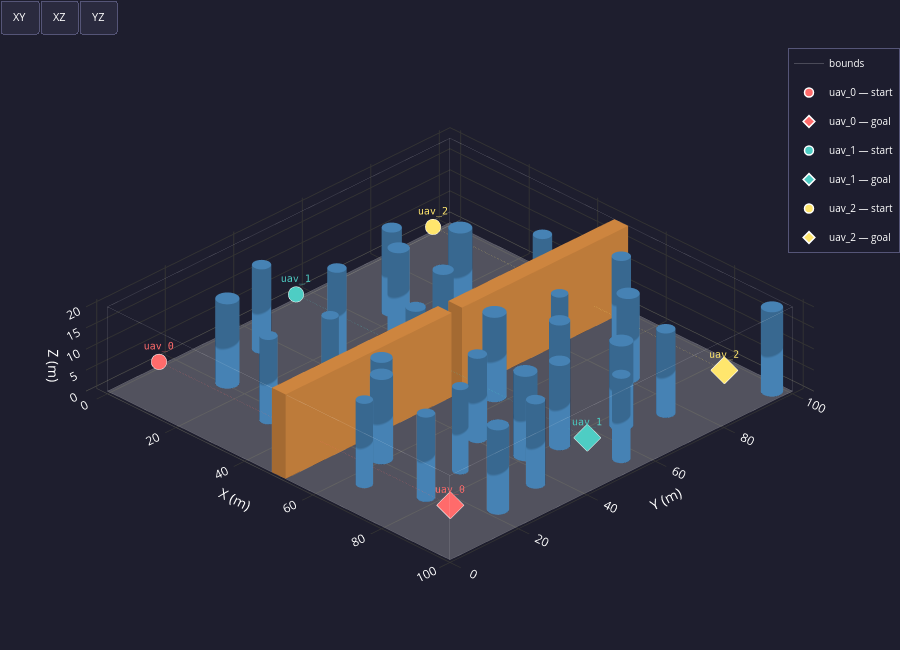

Notebook source saved alongside this figure:
### Markdown cell above
# Multi-UAV Swarm Trajectory Planning

**Pipeline overview**

| Cell | Stage | Modules |
|------|-------|---------|
| 1 | Environment setup & validation | `environment`, `visualizer_static` |
| 2 | Global path planning (A\*) | `global_planner` |
| 3 | Safe corridor extraction | `safe_corridor` |
| 4 | Individual trajectory generation (STO) | `trajectory_generator` |
| 5 | Conflict detection | `conflict_resolver` |
| 6 | Conflict resolution & replanning | `conflict_resolver` |
| 7 | Static 3-D visualisation | `visualizer_static` |
| 8 | Web simulation (HTML export) | `visualizer_web` |

### Code cell
# ── Cell 1 — Environment + Fleet setup ──────────────────────────────────────
import os, sys, logging, yaml

# ── sys.path setup ────────────────────────────────────────────────────────────
_SWARM_DIR  = os.path.abspath('')          # …/uavsafeplanning/SWARM
_PARENT_DIR = os.path.dirname(_SWARM_DIR)  # …/uavsafeplanning
for _p in (_SWARM_DIR, _PARENT_DIR):
    if _p not in sys.path:
        sys.path.insert(0, _p)

# ── Imports ───────────────────────────────────────────────────────────────────
from environment       import Environment, ConfigValidationError
from uav               import Fleet
from visualizer_static import plot_environment_3d

# Silence sub-module DEBUG/INFO — only warnings/errors reach the output.
# Must come AFTER imports so the handlers are already registered.
for _mod in ('environment', 'uav'):
    logging.getLogger(_mod).setLevel(logging.WARNING)

# ── Config paths ──────────────────────────────────────────────────────────────
SIM_CONFIG = os.path.join(_SWARM_DIR, 'configs', 'simulation.yaml')

# ── Read which environment to use from simulation.yaml ────────────────────────
with open(SIM_CONFIG, 'r') as f:
    sim_cfg = yaml.safe_load(f)
    env_filename = sim_cfg.get('environment', 'environment_forest.yaml')  # default fallback

# Fleet config is now embedded inside the environment file (fleet: block).
ENV_CONFIG = os.path.join(_SWARM_DIR, 'configs', env_filename)
print(f"Using environment: {env_filename}")

def _tag(ok): return '✓' if ok else '✗'

# ── Environment ───────────────────────────────────────────────────────────────
try:
    env        = Environment.from_yaml(ENV_CONFIG)
    voxel_grid = env.to_voxel_grid()   # cached — A* (Cell 2) reuses this
    w = env.world
    print(f"✓  Environment  [{os.path.basename(ENV_CONFIG)}]  "
          f"{len(env.cylinders)} cylinders · {len(env.walls)} walls · "
          f"grid {w.nx}×{w.ny}×{w.nz}")
except ConfigValidationError as exc:
    print(f"✗  Environment  [{os.path.basename(ENV_CONFIG)}]  FAILED → {exc}")
    raise

# ── Fleet (loaded from the fleet: block inside the environment file) ──────────
try:
    fleet = Fleet.from_yaml(ENV_CONFIG)
    ids   = ', '.join(u.id for u in fleet.uavs)
    print(f"✓  Fleet        [{env_filename}]  "
          f"{len(fleet.uavs)} UAVs  ({ids})")
except ConfigValidationError as exc:
    print(f"✗  Fleet        [{env_filename}]  FAILED → {exc}")
    raise

# ── Position validation ───────────────────────────────────────────────────────
try:
    fleet.validate_with_environment(env)
    print("✓  Positions    all start / goal positions are obstacle-free")
except ConfigValidationError as exc:
    print(f"✗  Positions    FAILED → {exc}")
    raise

# ── Visualisation ─────────────────────────────────────────────────────────────
plot_environment_3d(env, fleet=fleet)
